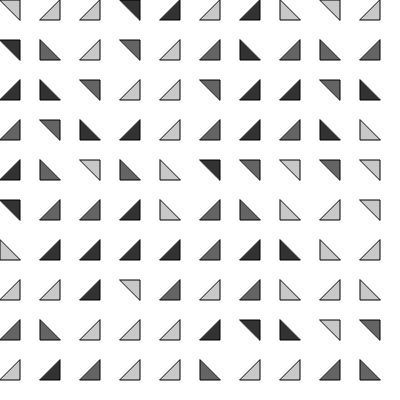
Frame 1 (no input)
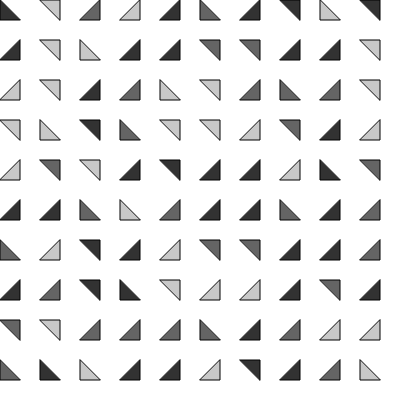
Frame 2 (the mouse pressed at the canvas centre, redrawn once)

The p5.js sketch that drew these frames (run headless with seeded random() and noise() and a simulated clock; the mouse was pressed at the canvas centre and the sketch redrawn once):

// p5.js sketch
// ── sketch.js
const sketchHeight = 400;
const sketchWidth = 400;

let colorValues = [50, 100, 200];

function setup() {
  createCanvas(sketchWidth, sketchHeight);
}

function draw() {
  noLoop();
  background(255);
  fill("black");
  let triangleSize = 20;
  for (let y = 0; y < sketchHeight; y += triangleSize * 2) {
    for (let x = 0; x < sketchWidth; x += triangleSize * 2) {
      fill(colorValues[Math.round(random(-0.5, 2.4999))]);
      let triangleType = Math.round(random(-0.5, 3.4999));
      if (triangleType === 0) {
        triangle(
          x, y,
          x + triangleSize, y,
          x + triangleSize, y + triangleSize
        );
      }else if (triangleType === 1) {
        triangle(
          x + triangleSize, y,
          x + triangleSize, y + triangleSize,
          x, y + triangleSize
        );
      }else if (triangleType === 2) {
        triangle(
          x + triangleSize, y + triangleSize,
          x, y + triangleSize,
          x, y
        );
      } else {
        triangle(
          x, y + triangleSize,
          x + triangleSize, y + triangleSize,
          x + triangleSize, y
        );
      }
    }
  }
}
